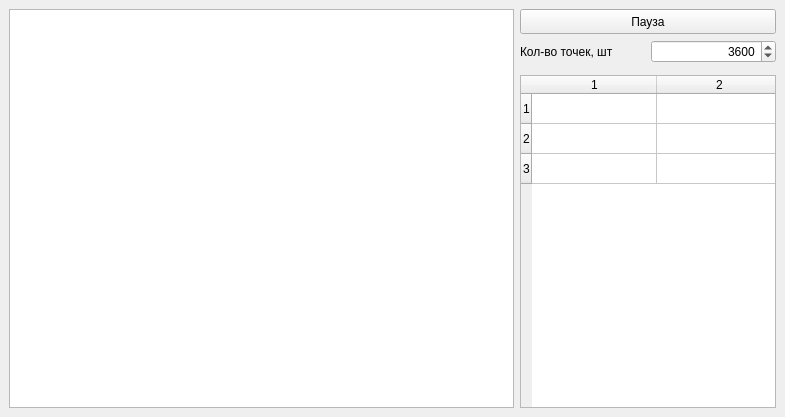
<?xml version="1.0" encoding="UTF-8"?>
<ui version="4.0">
 <class>GraphWindow</class>
 <widget class="QMainWindow" name="GraphWindow">
  <property name="geometry">
   <rect>
    <x>0</x>
    <y>0</y>
    <width>785</width>
    <height>417</height>
   </rect>
  </property>
  <property name="windowTitle">
   <string>MainWindow</string>
  </property>
  <widget class="QWidget" name="centralwidget">
   <layout class="QGridLayout" name="gridLayout">
    <item row="3" column="1" colspan="2">
     <widget class="QTableWidget" name="tableWidget">
      <property name="sizePolicy">
       <sizepolicy hsizetype="Fixed" vsizetype="Expanding">
        <horstretch>0</horstretch>
        <verstretch>0</verstretch>
       </sizepolicy>
      </property>
      <property name="minimumSize">
       <size>
        <width>250</width>
        <height>0</height>
       </size>
      </property>
      <property name="horizontalScrollBarPolicy">
       <enum>Qt::ScrollBarAlwaysOff</enum>
      </property>
      <property name="columnCount">
       <number>2</number>
      </property>
      <attribute name="horizontalHeaderCascadingSectionResizes">
       <bool>false</bool>
      </attribute>
      <attribute name="horizontalHeaderDefaultSectionSize">
       <number>125</number>
      </attribute>
      <attribute name="horizontalHeaderHighlightSections">
       <bool>true</bool>
      </attribute>
      <attribute name="horizontalHeaderMinimumSectionSize">
       <number>125</number>
      </attribute>
      <attribute name="horizontalHeaderShowSortIndicator" stdset="0">
       <bool>false</bool>
      </attribute>
      <attribute name="horizontalHeaderStretchLastSection">
       <bool>true</bool>
      </attribute>
      <attribute name="verticalHeaderStretchLastSection">
       <bool>false</bool>
      </attribute>
      <row>
       <property name="text">
        <string>1</string>
       </property>
      </row>
      <row>
       <property name="text">
        <string>2</string>
       </property>
      </row>
      <row>
       <property name="text">
        <string>3</string>
       </property>
      </row>
      <column>
       <property name="text">
        <string>1</string>
       </property>
       <property name="background">
        <color>
         <red>218</red>
         <green>218</green>
         <blue>218</blue>
        </color>
       </property>
      </column>
      <column>
       <property name="text">
        <string>2</string>
       </property>
      </column>
     </widget>
    </item>
    <item row="0" column="0" rowspan="4">
     <widget class="QGraphicsView" name="graphicsViews">
      <property name="sizePolicy">
       <sizepolicy hsizetype="Expanding" vsizetype="Expanding">
        <horstretch>0</horstretch>
        <verstretch>0</verstretch>
       </sizepolicy>
      </property>
      <property name="minimumSize">
       <size>
        <width>300</width>
        <height>300</height>
       </size>
      </property>
     </widget>
    </item>
    <item row="1" column="2">
     <widget class="QSpinBox" name="pointNumSBox">
      <property name="alignment">
       <set>Qt::AlignRight|Qt::AlignTrailing|Qt::AlignVCenter</set>
      </property>
      <property name="minimum">
       <number>1</number>
      </property>
      <property name="maximum">
       <number>86400</number>
      </property>
      <property name="singleStep">
       <number>100</number>
      </property>
      <property name="value">
       <number>3600</number>
      </property>
     </widget>
    </item>
    <item row="1" column="1">
     <widget class="QLabel" name="label">
      <property name="text">
       <string>Кол-во точек, шт</string>
      </property>
     </widget>
    </item>
    <item row="0" column="1" colspan="2">
     <widget class="QPushButton" name="pauseButton">
      <property name="sizePolicy">
       <sizepolicy hsizetype="Minimum" vsizetype="Fixed">
        <horstretch>0</horstretch>
        <verstretch>0</verstretch>
       </sizepolicy>
      </property>
      <property name="minimumSize">
       <size>
        <width>120</width>
        <height>25</height>
       </size>
      </property>
      <property name="text">
       <string>Пауза</string>
      </property>
      <property name="checkable">
       <bool>true</bool>
      </property>
     </widget>
    </item>
   </layout>
  </widget>
 </widget>
 <resources/>
 <connections/>
</ui>
